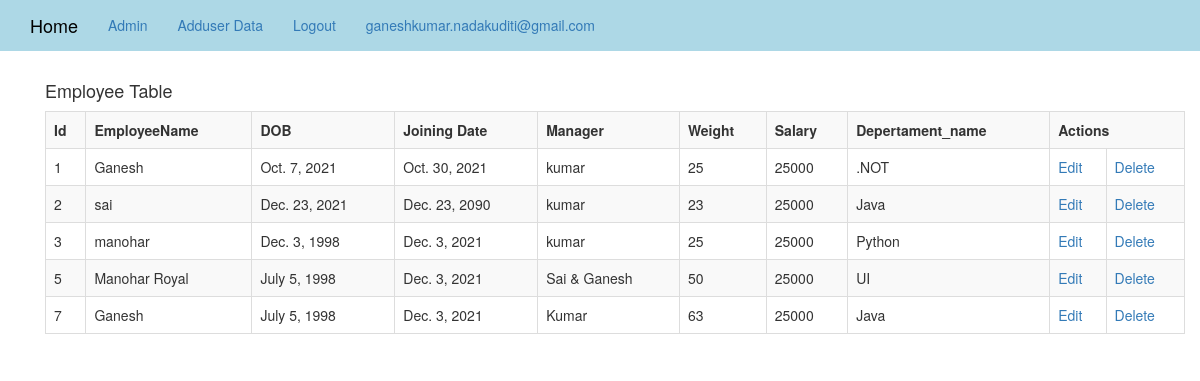
Screenshot of /fil (signed in) with the database file from the repository.
### layout/models.py (models this page shows, shortened)
class Employee(models.Model):
    employee_name=models.CharField(max_length=250)
    dob=models.DateField()
    joining_date=models.DateField()
    manager=models.CharField(max_length=250)
    weight=models.IntegerField()
    salary=models.BigIntegerField()
    department=models.ForeignKey(Department,on_delete=models.CASCADE)
    city=models.CharField(max_length=250)

class Department(models.Model):
    department_name=models.CharField(max_length=50)
    def __str__(self):
        return self.department_name

### layout/views.py (the view)
# urls.py: path('fil', views.filtr, name='fil'),
def filtr(request):
    emp=Employee.objects.filter(salary=25000)
    return render(request,'fil.html',{'emp':emp})

### Templates/fil.html
<!DOCTYPE html>
{% extends 'index.html' %}
{% load static %}
{% block body_block %}
<div class="container">
    <h4 style=""text=-align:cnter;">Employee Table</h4>
    <table class="table table-striped table-bordered table-sm">
        <tr>
            <th>Id</th>
            <th>EmployeeName</th>
            <th>DOB</th>
            <th>Joining Date</th>
            <th>Manager</th>
            <th>Weight</th>
            <th>Salary</th>
            <th>Depertament_name</th>
            <th colspan="2">Actions</th>
        </tr>
        {% for i in emp %}
        <tr>
            <td>{{i.id}}</td>
            <td>{{i.employee_name}}</td>
            <td>{{i.dob}}</td>
            <td>{{i.joining_date}}</td>
            <td>{{i.manager}}</td>
            <td>{{i.weight}}</td>
            <td>{{i.salary}}</td>
            <td>{{i.department}}</td>
            <td><a href="{% url 'edit' i.id %}" >Edit</a></td>
            <td><a href="{% url 'delete' i.id %}">Delete</a></td>
        </tr>
        {% endfor %}
    </table>
</div>
{% endblock %}

### Templates/index.html (shortened to what this page needs)
{% load static %}
<!DOCTYPE html>
<html lang="en">
<head>
  <link rel="stylesheet" href="https://maxcdn.bootstrapcdn.com/bootstrap/3.3.7/css/bootstrap.min.css" />
  <link rel="stylesheet" href="https://cdnjs.cloudflare.com/ajax/libs/font-awesome/4.7.0/css/font-awesome.min.css">
    <link rel="stylesheet" href="https://stackpath.bootstrapcdn.com/bootstrap/3.4.1/css/bootstrap.min.css">
</head>
<body>
<nav class="navbar  navbar-custom navbar-static-top"  >
    <div class="container">
        <ul class="nav navbar-nav">
            <li><a class="navbar-brand" href="{% url 'main' %}">Home</a> </li>
            <li><a class="navbar-link"  href="{% url 'admin:index' %}">Admin</a></li>
            {% if user.is_authenticated %}
            <li><a class="navbar-link"  href="{% url 'adduser' %}">Adduser Data</a></li>
            {% endif %}
            {% if user.is_authenticated %}
            <li><a class="navabar-link" href="{% url 'user_logout' %}">Logout</a> </li>
            <li><a class="navbar-text-right"  href="{% url 'main' %}">{{user.username}}</a></li>
            {% else %}
             <li><a class="navbar-link"  href="{% url 'register' %}">Register</a></li>
            <li><a class="navbar-link" href="{% url 'login' %}">Login</a> </li>
            {% endif %}
        </ul>
    </div>
</nav>
<div class="container">
{% block body_block %}
{% endblock %}
</div>
</body>
</html>

### Templates/index.html (style rules this page uses)
.navbar-custom { background-color: lightblue; }
.navbar-custom .navbar-brand, .navbar-custom .navbar-text { color:black; }

### rows the page displays
Employee: id "1", employee_name "Ganesh", dob "Oct. 7, 2021", joining_date "Oct. 30, 2021", manager "kumar", weight "25", salary "25000", department ".NOT"
Employee: id "2", employee_name "sai", dob "Dec. 23, 2021", joining_date "Dec. 23, 2090", manager "kumar", weight "23", salary "25000", department "Java"
Employee: id "3", employee_name "manohar", dob "Dec. 3, 1998", joining_date "Dec. 3, 2021", manager "kumar", weight "25", salary "25000", department "Python"
Employee: id "5", employee_name "Manohar Royal", dob "July 5, 1998", joining_date "Dec. 3, 2021", manager "Sai & Ganesh", weight "50", salary "25000", department "UI"
Employee: id "7", employee_name "Ganesh", dob "July 5, 1998", joining_date "Dec. 3, 2021", manager "Kumar", weight "63", salary "25000", department "Java"

### other values shown
{{ user.username }} "ganeshkumar.nadakuditi@gmail.com"
